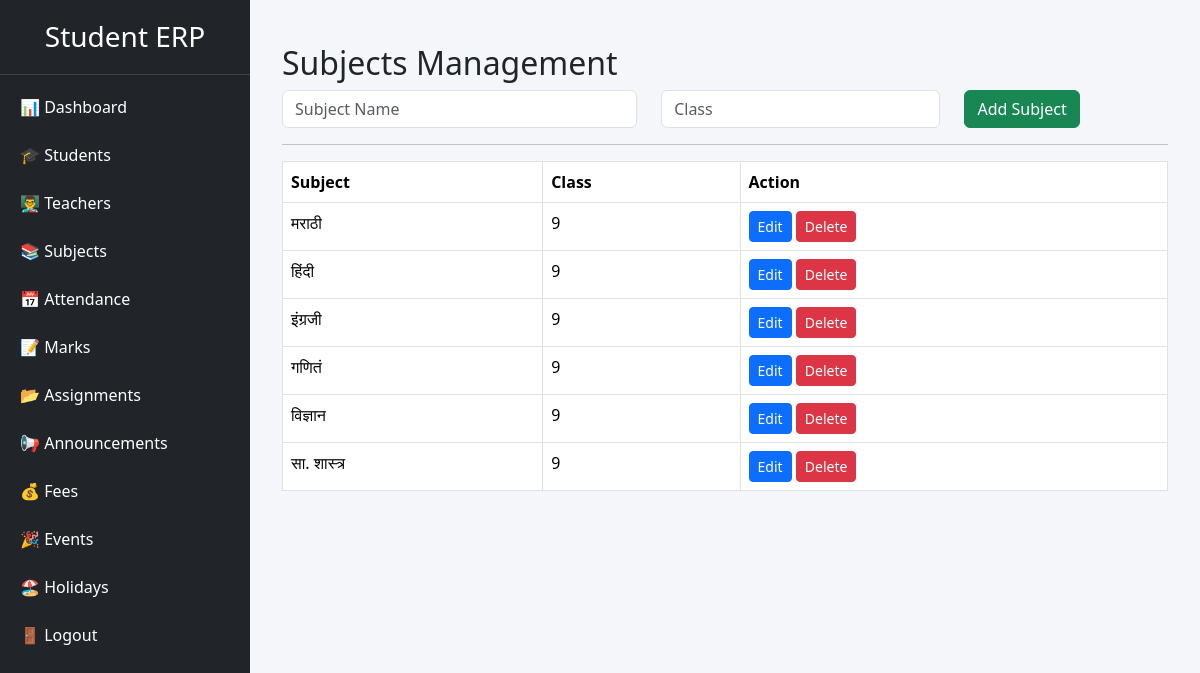
Screenshot of /admin/subjects.php with the database file from the repository.
### tables this page shows
CREATE TABLE `subjects` (
  `id` int(11) NOT NULL,
  `subject_name` varchar(100) DEFAULT NULL,
  `class` varchar(20) DEFAULT NULL
);

### admin/subjects.php (the view, shortened to what this page needs)
<?php
include("../config/db.php");
include("navbar.php");
?>
<div class="container mt-4">
<h2>Subjects Management</h2>
<form method="POST">
<div class="row">
<div class="col-md-5">
<input type="text"
name="subject_name"
class="form-control"
placeholder="Subject Name"
required>
</div>
<div class="col-md-4">
<input type="text"
name="class"
class="form-control"
placeholder="Class"
required>
</div>
<div class="col-md-3">
<button class="btn btn-success"
name="add_subject">
Add Subject
</button>
</div>
</div>
</form>
<hr>
<table class="table table-bordered">
<tr>
<th>Subject</th>
<th>Class</th>
<th>Action</th>
</tr>
<?php
$result=mysqli_query($conn,
"SELECT * FROM subjects");
while($row=mysqli_fetch_assoc($result))
{
?>
<tr>
<td><?= $row['subject_name']; ?></td>
<td><?= $row['class']; ?></td>
<td>
<a href="edit_subject.php?id=<?=$row['id'];?>"
class="btn btn-primary btn-sm">
Edit
</a>
<a href="?delete=<?=$row['id'];?>"
class="btn btn-danger btn-sm">
Delete
</a>
</td>
</tr>
<?php } ?>
</table>
</div>
</div>
</body>
</html>

### admin/navbar.php (style rules this page uses)
body { margin:0; background:#f5f6fa; }

### rows the page displays
subjects: subject_name "मराठी", class "9"
subjects: subject_name "हिंदी", class "9"
subjects: subject_name "इंग्रजी", class "9"
subjects: subject_name "गणितं", class "9"
subjects: subject_name "विज्ञान", class "9"
subjects: subject_name "सा. शास्त्र", class "9"
